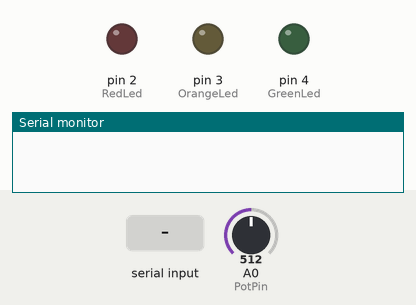
Recording of a sketch running on a simulated Arduino Uno, built with avr-gcc and run on an emulated ATmega328P. Parts: output pins drawn as LEDs (lit = HIGH), the last lines printed to the serial monitor. The test bench sets the inputs (shaded band); at power-on: A0 (PotPin) = 512.

Above: at 1.2 s.
1.3 s: byte 3 (3) received over Serial
At 2.5 s:
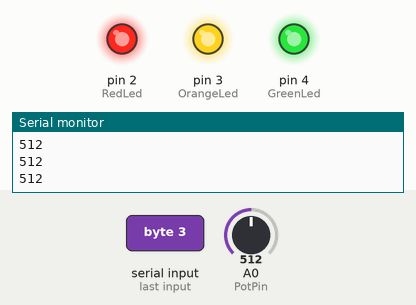
2.8 s: byte 2 (2) received over Serial
At 3.8 s:
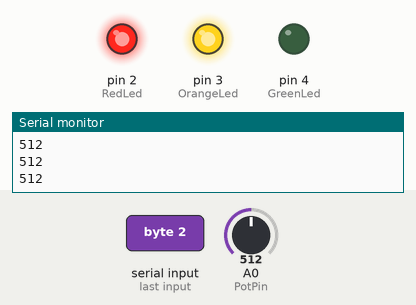
4.3 s: byte 1 (1) received over Serial
At 4.7 s:
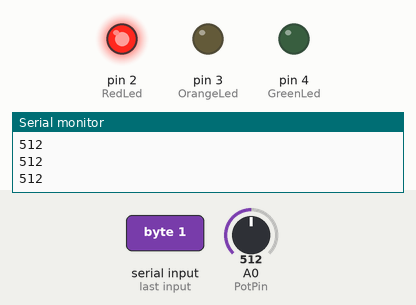
Timing chart, 0 to 7.3 s (numbered marks = the images above; inputs shaded):
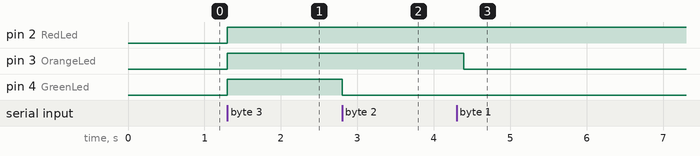

Measured:
- after the input at 1.3 s, pin 2 (RedLed), pin 3 (OrangeLed), pin 4 (GreenLed): LOW → HIGH at once
- after the input at 2.8 s, pin 4 (GreenLed): HIGH → LOW at once
- after the input at 4.3 s, pin 3 (OrangeLed): HIGH → LOW after 0.09 s

The sketch:

Project_Arduino_Side.ino
```cpp
#define PotPin A0
#define PotInterval 100

#define RedLed 2
#define OrangeLed 3
#define GreenLed 4


int potVal;
unsigned long start;
unsigned long previousTime;
char valFromProcessing;

void setup() {
  // put your setup code here, to run once:
  pinMode(RedLed, OUTPUT);
  pinMode(OrangeLed, OUTPUT);
  pinMode(GreenLed,  OUTPUT);

  Serial.begin(9600);
}

void loop() {
  // put your main code here, to run repeatedly:
  start = millis();
  if(valFromProcessing != 0 && (start - previousTime) >= PotInterval){
    potVal = analogRead(PotPin);
    Serial.println(potVal);
    delay(100);
    previousTime = millis();
  }

  if(Serial.available()){
    valFromProcessing = Serial.read();
  }
  if(valFromProcessing == 3){
    digitalWrite(RedLed, HIGH);
    digitalWrite(OrangeLed, HIGH);
    digitalWrite(GreenLed, HIGH);
  }
  if(valFromProcessing == 2){
    digitalWrite(RedLed, HIGH);
    digitalWrite(OrangeLed, HIGH);
    digitalWrite(GreenLed, LOW);
  }
  if(valFromProcessing == 1){
    digitalWrite(RedLed, HIGH);
    digitalWrite(OrangeLed, LOW);
    digitalWrite(GreenLed, LOW);
  }
}
```
